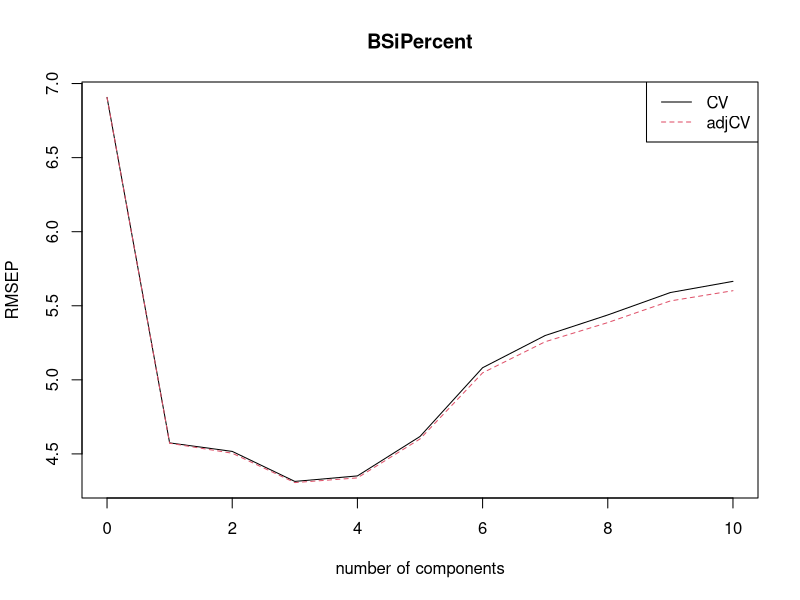

The R source for this figure: (Note: this script raises an error after producing the figure.)
library(readr)
library(pls)
library(tidyverse)

#Read in complete dataset
dataForProofOfConcept <- read_csv("dataForProofOfConcept.csv")
View(dataForProofOfConcept)

#Read in NICE dataset
dataForProofOfConceptNice <- read_csv("dataForProofOfConceptNice.csv")
View(dataForProofOfConceptNice)



#Checking column names
#names(dataForProofOfConcept[(ncol(dataForProofOfConcept)-5):ncol(dataForProofOfConcept)])

#Checking position of undesired columns
#which(names(dataForProofOfConcept)== "dataset")
#which(names(dataForProofOfConcept)== "dataset_adjusted")
# which(names(dataForProofOfConcept)== "Sample.y")
# which(names(dataForProofOfConcept)== "Sample.x")

#remove undesired columns
# dataForProofOfConcept <- dataForProofOfConcept %>%
#   select(-1,-(3699:3701))

#Check that undesired columns are removed
# names(dataForProofOfConcept[(ncol(dataForProofOfConcept)-5):ncol(dataForProofOfConcept)])

#PLS validation = "LOO" 
pls1 <- plsr(BSiPercent~., ncomp = 10, data=dataForProofOfConceptNice, validation = "LOO")

summary(pls1)

plot(RMSEP(pls1), legendpos = 'topright')

summary(wet_chem_data)

#List of all attributes 
PLS_list <-  RMSEP(pls1)

#What we're working with 
names(pls1)

#SlotNames 
#slotNames(pls1)

#What we're working with 
#names(PLS_list)

#Select only relevant attributes 

pls_useful <- pls1 %>%
  select("coefficients", "scores", "loadings", )
